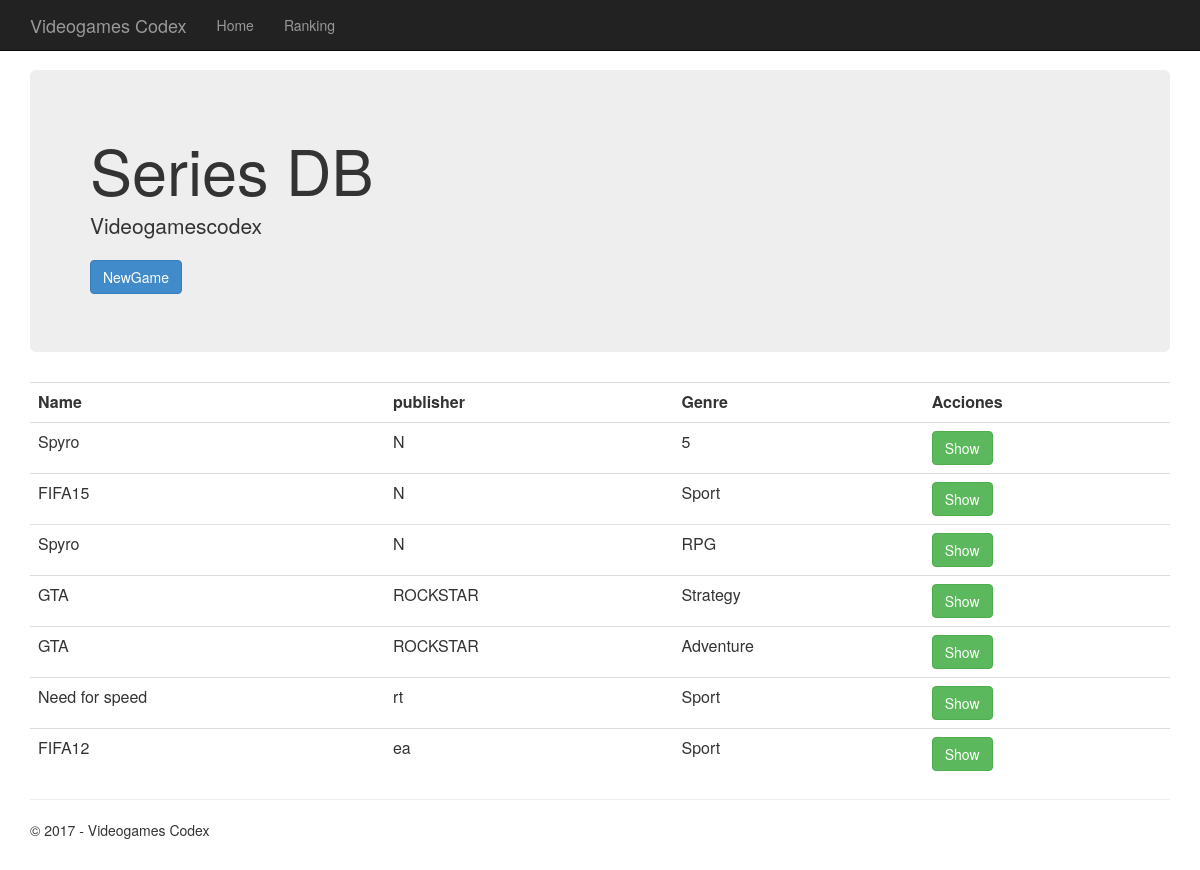
The page / on the database its author committed.
### app/models.py (models this page shows)
class Game(models.Model):
    name = models.CharField(max_length=20)
    publisher = models.CharField(max_length=10)
    year = models.IntegerField()
    GENRE = ((0, "Action"),
        (1, "Adventure"),
        (2, "Strategy"),
        (3, "RPG"),
        (4, "Sport"),
        )
    genre = models.IntegerField(choices = GENRE)
    PLATFORM = ((0, 'PC'),
        (1, 'PS4'),
        (2, 'XBOXONE'),
        )
    platform = models.IntegerField(choices = PLATFORM)
    score = models.IntegerField()
    online = models.BooleanField()
    pegi = models.IntegerField()

### app/views.py (the view)
# urls.py: url(r'^$', app.views.home, name='home'),
def home(request):
    games = Game.objects.all()
    return render(request,
        'app/index.html',
        {
            "title" : "Game List",
            "games" : games,
        })

### app/templates/app/index.html
{% extends "app/layout.html" %}
{% block content %}
<div class="jumbotron">
    <h1>Series DB</h1>
    <p class="lead">Videogamescodex</p>
    <p><a href="/create/" class="btn btn-primary btn-large">NewGame</a></p>
</div>
<table class="table">
    <tr>
        <th>Name</th>
        <th>publisher</th>
        <th>Genre</th>
        <th>Acciones</th>
    </tr>
    {% for game in games %}
    <tr>
        <td>{{game.name}}</td>
        <td>{{game.publisher}}</td>
        <td>{{game.get_genre_display}}</td>
        <td><a class="btn btn-success" href="/show/{{game.id}}">Show</a></td>
    </tr>
    {% endfor %}
</table>
{% endblock %}

### app/templates/app/layout.html (shortened to what this page needs)
﻿<!DOCTYPE html>
<html>
<head>
    {% load staticfiles %}
    <link rel="stylesheet" type="text/css" href="{% static 'app/content/bootstrap.min.css' %}" />
    <link rel="stylesheet" type="text/css" href="{% static 'app/content/site.css' %}" />
</head>
<body>
    <div class="navbar navbar-inverse navbar-fixed-top">
        <div class="container">
            <div class="navbar-header">
                <a href="/" class="navbar-brand">Videogames Codex</a>
            </div>
            <div class="navbar-collapse collapse">
                <ul class="nav navbar-nav">
                    <li><a href="{% url 'home' %}">Home</a></li>
                    <li><a href="/ranking">Ranking</a></li>
                </ul>
            </div>
        </div>
    </div>
    <div class="container body-content">
{% block content %}{% endblock %}
        <hr/>
        <footer>
            <p>&copy; 2017  - Videogames Codex </p>
        </footer>
    </div>
</body>
</html>

### app/static/app/content/site.css (style rules this page uses)
body { padding-top: 50px; padding-bottom: 20px; }
.body-content { padding-left: 15px; padding-right: 15px; }

### rows shown on the page
Game: name "Spyro", publisher "N", genre "5"
Game: name "FIFA15", publisher "N", genre "Sport"
Game: name "Spyro", publisher "N", genre "RPG"
Game: name "GTA", publisher "ROCKSTAR", genre "Strategy"
Game: name "GTA", publisher "ROCKSTAR", genre "Adventure"
Game: name "Need for speed", publisher "rt", genre "Sport"
Game: name "FIFA12", publisher "ea", genre "Sport"
